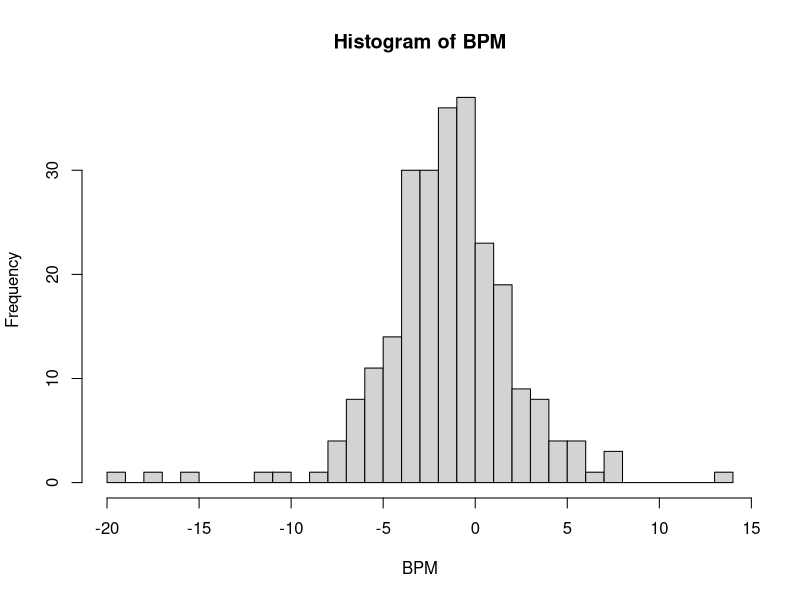
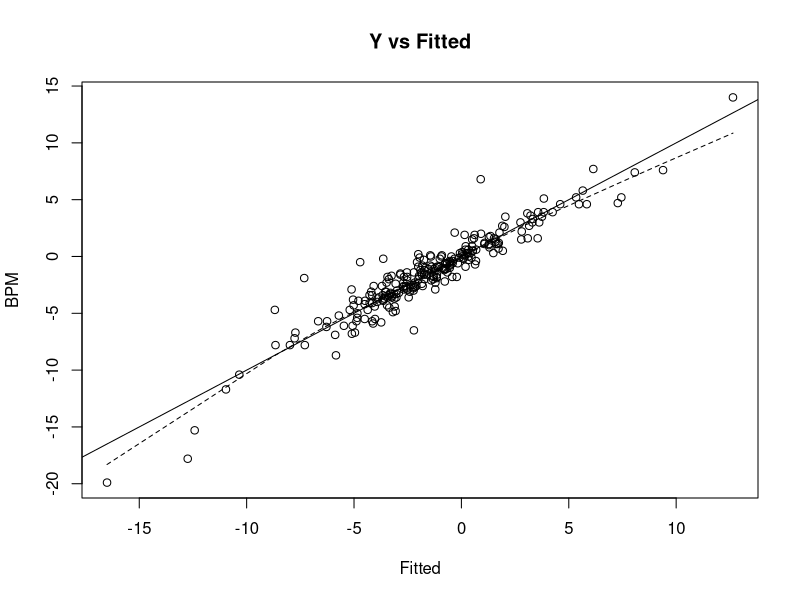
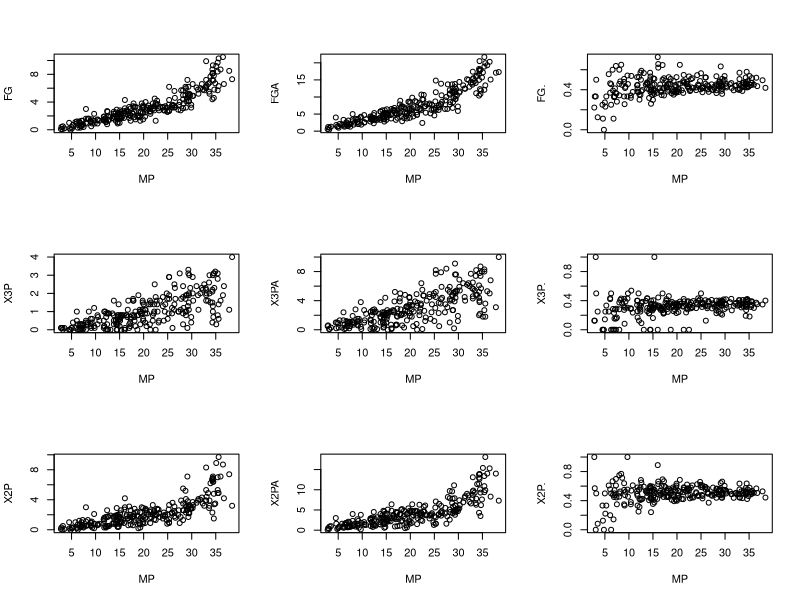
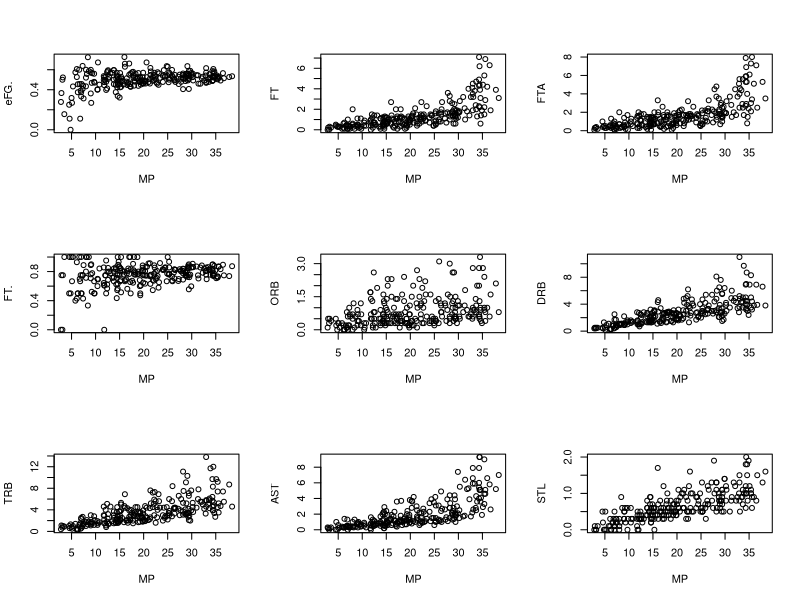
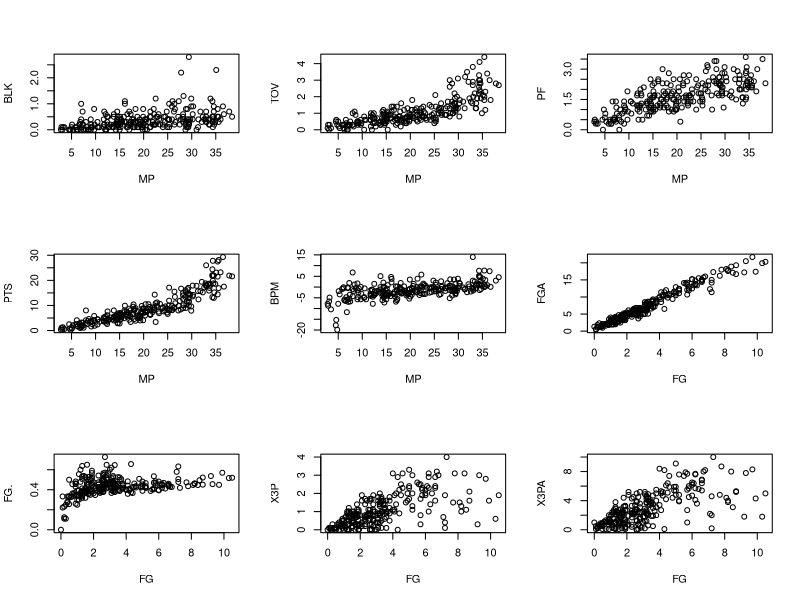
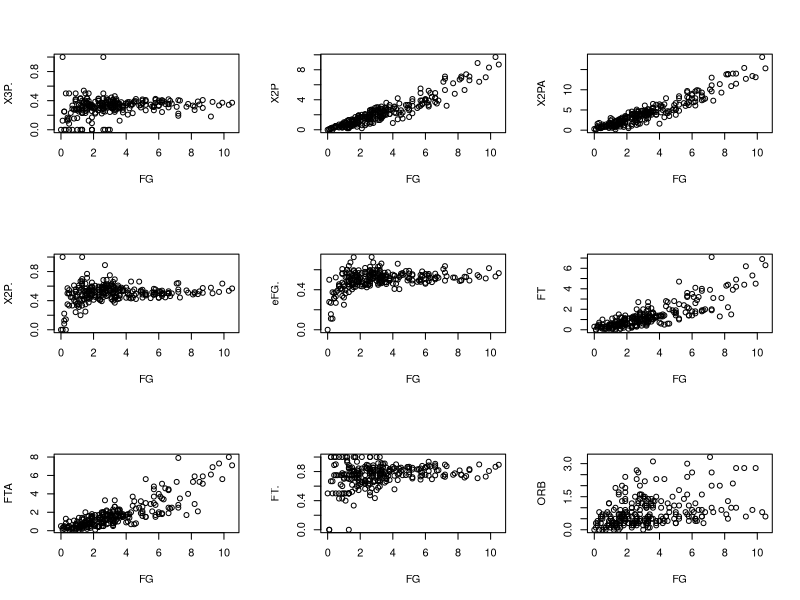
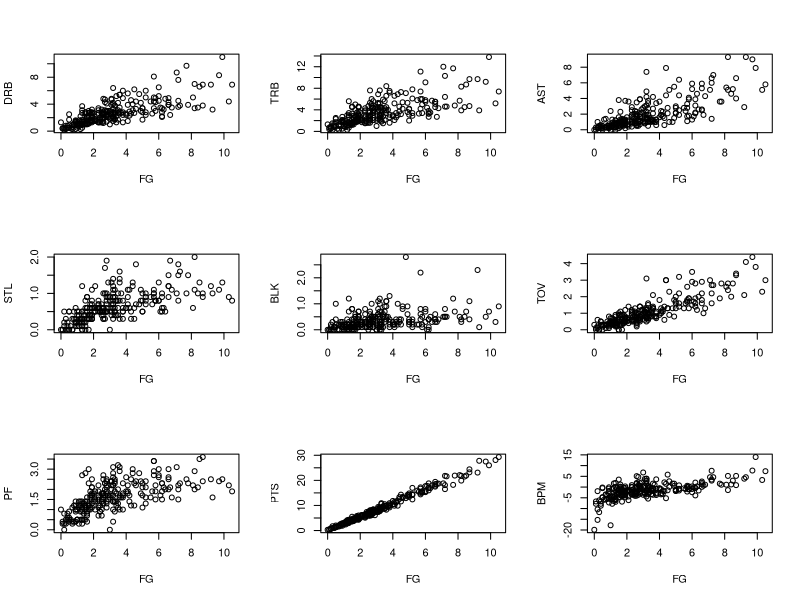
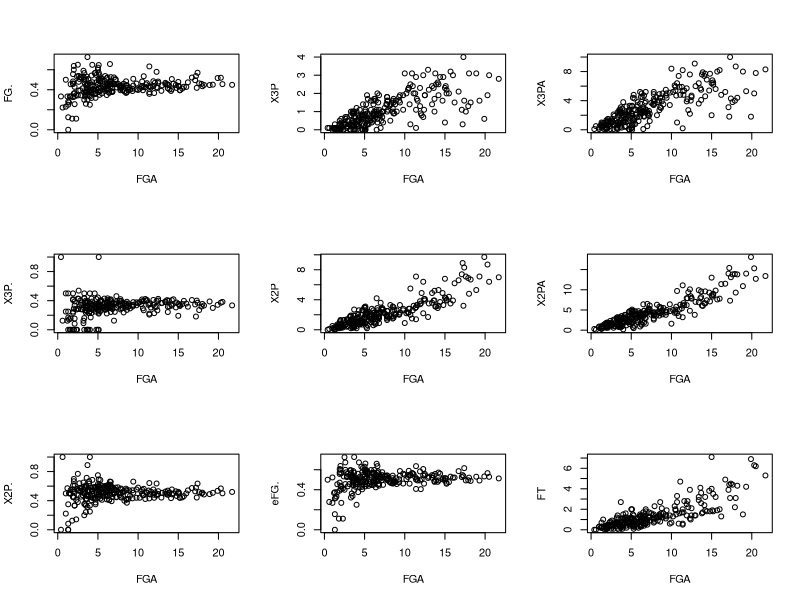

Write the R code that produced these figures, in order. (Note: this script raises an error after producing the figures.)
## ---- chunk 1
library(leaps)
library(car)
library(MASS)
## ---- chunk 2
data <- read.csv("player_data.csv")

#Give a more descriptive column name
names(data)[1] = "Rank"
data$Pos = as.factor(data$Pos)

#Remove all NA from the dataset
data = na.omit(data)

# create a 50/50 split in the data
set.seed(1)
train <- data[sample(1:nrow(data), 248, replace=F), ]
test <- data[which(!(data$Rank %in% train$Rank)),]

write.csv(train, "C:\\Users\\aryan\\Documents\\School\\UTM\\sta302\\Final Project\\Part 3\\training_data.csv", row.names = FALSE)

write.csv(test, "C:\\Users\\aryan\\Documents\\School\\UTM\\sta302\\Final Project\\Part 3\\testing_data.csv", row.names = FALSE)

train <- read.csv("training_data.csv")
test <- read.csv("testing_data.csv")

## ---- chunk 3
hist(train$BPM, breaks=30, main="Histogram of BPM",xlab="BPM")
## ---- chunk 4
#Summarizes the train and test dataset with mean and standard deviation (only includes numerical values)
mtr <- apply(train[,-c(1,2,3,5)], 2, mean, na.rm=TRUE)
sdtr <- apply(train[,-c(1,2,3,5)], 2, sd, na.rm=TRUE)

mtest <- apply(test[,-c(1,2,3,5)], 2,  mean, na.rm=TRUE)
sdtest <- apply(test[,-c(1,2,3,5)], 2, sd, na.rm=TRUE)

## ---- chunk 5

#Model with every predictor except Rank and Player
full <- lm(BPM ~ ., data=train[,-c(1,2)])
summary(full)

## ---- chunk 6
plot(train$BPM ~ fitted(full), main="Y vs Fitted", xlab="Fitted", ylab="BPM")
lines(lowess(train$BPM ~ fitted(full)), lty=2)
abline(a = 0, b = 1)
## ---- chunk 7
checked = c()
not_numeric = c(1,2,3,5)

par(mfrow=c(3,3))
for(i in 8:ncol(train)){
  for(j in 8:ncol(train)){
    if(j != i){
      if(!(j %in% checked) && !(i %in% not_numeric) && !(j %in% not_numeric)){
        plot(train[,i],train[,j], xlab=names(train)[i], ylab=names(train)[j])
      }
    }
  }
  checked = append(checked, i)
}
## ---- chunk 8
#temp_full only includes numeric values as the vif function does not like non-numeric variables
temp_full <- lm(BPM ~ ., data=train[,-c(1,2,3,5)])
summary(temp_full)

# check model assumptions
plot(rstandard(temp_full)~fitted(temp_full), xlab="fitted", ylab="Residuals")
par(mfrow=c(3,3))
for(i in c(4:30)){
  plot(rstandard(full)~train[,i], xlab=names(train)[i], ylab="Residuals")
}
qqnorm(rstandard(full))
qqline(rstandard(full))

## ---- chunk 9
vif(temp_full)
## ---- chunk 10
#Create a model with reduced multicolinearity
red_mc = train[,-c(1, 2, 9:13, 15, 16, 19, 20, 24)]
full2 = lm(BPM ~ ., data=red_mc)


#temp_data only includes numeric values as the vif function does not like non-numeric variables
temp_data = train[,-c(1:3, 5, 9:13, 15, 16, 19, 20, 24)]
temp_full2 = lm(BPM ~ ., data=temp_data)
summary(temp_full2)
## ---- chunk 11
vif(temp_full2)
## ---- chunk 12
plot(train$BPM ~ fitted(full2), main="Y vs Fitted", xlab="Fitted", ylab="BPM")
lines(lowess(train$BPM ~ fitted(full2)), lty=2)
abline(a = 0, b = 1)
## ---- chunk 13
checked = c()

not_numeric = c(1,2,3,5)

par(mfrow=c(3,3))
# check conditions for checking model assumptions
for(i in 1:ncol(red_mc)){
  for(j in 1:ncol(red_mc)){
    if(j != i){
      if(!(j %in% checked) && !(i %in% not_numeric) && !(j %in% not_numeric)){
        plot(red_mc[,i], red_mc[,j], xlab=names(red_mc)[i], ylab=names(red_mc)[j])
      }
    }
  }
  checked = append(checked, i)
}
## ---- chunk 14
# check model assumptions
plot(rstandard(full2)~fitted(full2), xlab="fitted", ylab="Residuals")
par(mfrow=c(2,2))
for(i in c(1:ncol(red_mc))){
  plot(rstandard(full2)~red_mc[,i], xlab=names(red_mc)[i], ylab="Residuals")
}
qqnorm(rstandard(full2))
qqline(rstandard(full2))
## ---- chunk 15
# using all predictors
#In order to reduce number of possible subsets I will not include indicator variables
n = ncol(red_mc)
best <- regsubsets(BPM ~ ., data=red_mc[,-c(1,3)], nbest=1, nvmax=n, really.big = TRUE)
summary(best)
# subsets(best, statistic = "adjr2")
## ---- chunk 16
#Pos & Tm are included in each model along with the information from summary(best)
mod1 = lm(BPM ~ MP + eFG. + DRB + AST + STL + BLK + TOV + PTS + Pos + Tm, data=red_mc)
mod2 = lm(BPM ~ MP + eFG. + FT. + DRB + AST + STL + BLK + TOV + PTS + Pos + Tm, data=red_mc)
mod3 = lm(BPM ~ MP + eFG. + FT. + DRB + AST + STL + BLK + TOV + PF + PTS + Pos + Tm, data=red_mc)
mod4 = lm(BPM ~ MP + eFG. + FT. + DRB + AST + STL + BLK + TOV + PF + PTS + Age + Pos + Tm, data=red_mc)

#Create temporary model so vif function works
temp_mod1 = lm(BPM ~ MP + eFG. + DRB + AST + STL + BLK + TOV + PTS, data=red_mc)
temp_mod2 = lm(BPM ~ MP + eFG. + FT. + DRB + AST + STL + BLK + TOV + PTS, data=red_mc)
temp_mod3 = lm(BPM ~ MP + eFG. + FT. + DRB + AST + STL + BLK + TOV + PF + PTS, data=red_mc)
temp_mod4 = lm(BPM ~ MP + eFG. + FT. + DRB + AST + STL + BLK + TOV + PF + PTS + Age, data=red_mc)

# check adjusted R^2 for mod1-3
summary(mod1)$adj.r.squared
summary(mod2)$adj.r.squared
summary(mod3)$adj.r.squared
summary(mod4)$adj.r.squared
## ---- chunk 17
plot(red_mc$BPM ~ fitted(mod3), main="Y vs Fitted", xlab="Fitted", ylab="BPM")
lines(lowess(red_mc$BPM ~ fitted(mod3)), lty=2)
abline(a = 0, b = 1)
## ---- chunk 18
red_mc.mod3 = red_mc[,c(1,3,6,9,10,12,13,14,15,16,17,18,19)]
checked = c()
not_numeric = c(1,2)

par(mfrow=c(3,3))
# check conditions for checking model assumptions
for(i in 1:ncol(red_mc.mod3)){
  for(j in 1:ncol(red_mc.mod3)){
    if(j != i){
      if(!(j %in% checked) && !(i %in% not_numeric) && !(j %in% not_numeric)){
        plot(red_mc.mod3[,i], red_mc.mod3[,j], xlab=names(red_mc.mod3)[i], ylab=names(red_mc.mod3)[j])
      }
    }
  }
  checked = append(checked, i)
}
## ---- chunk 19
plot(rstandard(mod3)~fitted(mod3), xlab="fitted", ylab="Residuals")
par(mfrow=c(2,2))
for(i in c(1:ncol(red_mc.mod3))){
  plot(rstandard(mod3)~red_mc.mod3[,i], xlab=names(red_mc.mod3)[i], ylab="Residuals")
}
qqnorm(rstandard(mod3))
qqline(rstandard(mod3))
## ---- chunk 20
stepAIC(lm(BPM ~ ., data=red_mc), direction="both", k=2)

## ---- chunk 21
stepAIC(lm(BPM ~ ., data=red_mc), direction="both", k=log(n))
## ---- chunk 22
modAIC = lm(BPM ~ Age + Tm + G + GS + MP + eFG. + FT. + ORB + DRB + AST + STL + BLK + TOV + PF + PTS, data = red_mc)

modBIC = lm(BPM ~ Age + G + GS + MP + eFG. + FT. + ORB + DRB + AST + STL + BLK + TOV + PF + PTS, data = red_mc)

summary(modAIC)$adj.r.squared
summary(modBIC)$adj.r.squared

## ---- chunk 23
plot(red_mc$BPM ~ fitted(modAIC), main="Y vs Fitted", xlab="Fitted", ylab="BPM")
lines(lowess(red_mc$BPM ~ fitted(modAIC)), lty=2)
abline(a = 0, b = 1)
## ---- chunk 24
red_mc.modAIC = red_mc[,c(2,3,4,5,6,9:19)]
checked = c()
not_numeric = c(2)

par(mfrow=c(3,3))
# check conditions for checking model assumptions
for(i in 1:ncol(red_mc.modAIC)){
  for(j in 1:ncol(red_mc.modAIC)){
    if(j != i){
      if(!(j %in% checked) && !(i %in% not_numeric) && !(j %in% not_numeric)){
        plot(red_mc.modAIC[,i], red_mc.modAIC[,j], xlab=names(red_mc.modAIC)[i], ylab=names(red_mc.modAIC)[j])
      }
    }
  }
  checked = append(checked, i)
}
## ---- chunk 25
plot(rstandard(modAIC)~fitted(modAIC), xlab="fitted", ylab="Residuals")
par(mfrow=c(2,2))
for(i in c(1:ncol(red_mc.modAIC))){
  plot(rstandard(modAIC)~red_mc.modAIC[,i], xlab=names(red_mc.modAIC)[i], ylab="Residuals")
}
qqnorm(rstandard(modAIC))
qqline(rstandard(modAIC))
## ---- chunk 26
# Summary of mod3 in training set
p1 <- length(coef(mod3))-1
n1 <- nrow(train)
vif1 <- max(vif(mod3))
D1 <- length(which(cooks.distance(mod3) > qf(0.5, p1+1, n1-p1-1)))
fits1 <- length(which(abs(dffits(mod3)) > 2*sqrt((p1+1)/n1)))
Hcut1 <- 2*((p1+1)/n1)
leverage1 = length(which(hatvalues(mod3) > Hcut1))
r1 <- rstandard(mod3)
outliers1 = length(which(r1 < -4 | r1 > 4))
adjR1 = summary(mod3)$adj.r.squared

coefs1 <- round(summary(mod3)$coefficients[,1], 3)
ses1 <- 2*round(summary(mod3)$coefficients[,2], 3)



# fit mod3 in test dataset
mod3.test <- lm(BPM ~ MP + eFG. + FT. + DRB + AST + STL + BLK + TOV + PF + PTS + Pos + Tm, data=test)

# Summary of mod3 in test set
tp1 <- length(coef(mod3.test))-1
tn1 <- nrow(test)
tvif1 <- max(vif(mod3.test))
tD1 <- length(which(cooks.distance(mod3.test) > qf(0.5, tp1 + 1, tn1 - tp1 - 1)))
tfits1 <- length(which(abs(dffits(mod3.test)) > 2*sqrt((tp1 + 1)/tn1)))
tHcut1 <- 2*((tp1+1)/tn1)
tleverage1 = length(which(hatvalues(mod3.test) > tHcut1))
tr1 <- rstandard(mod3.test)
toutliers1 = length(which(tr1 < -4 | tr1 > 4))
tadjR1 = summary(mod3.test)$adj.r.squared

tcoefs1 <- round(summary(mod3.test)$coefficients[,1], 3)
tses1 <- 2*round(summary(mod3.test)$coefficients[,2], 3)



# Summary of modAIC in training set
p2 <- length(coef(modAIC))-1
n2 <- nrow(train)
vif2 <- max(vif(modAIC))
D2 <- length(which(cooks.distance(modAIC) > qf(0.5, p2 + 1, n2 - p2 - 1)))
fits2 <- length(which(abs(dffits(modAIC)) > 2*sqrt((p2 + 1)/n2)))
Hcut2 <- 2*((p2+1)/n2)
leverage2 = length(which(hatvalues(modAIC) > Hcut2))
r2 <- rstandard(modAIC)
outliers2 = length(which(r2 < -4 | r2 > 4))
adjR2 = summary(modAIC)$adj.r.squared

coefs2 <- round(summary(modAIC)$coefficients[,1], 3)
ses2 <- 2*round(summary(modAIC)$coefficients[,2], 3)



# fit modAIC in test set
modAIC.test <- lm(BPM ~ Age + Tm + G + GS + MP + eFG. + FT. + ORB + DRB + AST + STL + BLK + TOV + PF + PTS, data = test)

# Summary of modAIC in test set
tp2 <- length(coef(modAIC.test))-1
tn2 <- nrow(test)
tvif2 <- max(vif(modAIC.test))
tD2 <- length(which(cooks.distance(modAIC.test) > qf(0.5, tp2 + 1, tn2 - tp2 - 1)))
tfits2 <- length(which(abs(dffits(modAIC.test)) > 2*sqrt((tp2 + 1)/tn2)))
tHcut2 <- 2*((tp2+1)/tn2)
tleverage2 = length(which(hatvalues(modAIC.test) > tHcut2))
tr2 <- rstandard(modAIC.test)
toutliers2 = length(which(tr2 < -4 | tr2 > 4))
tadjR2 = summary(modAIC.test)$adj.r.squared

tcoefs2 <- round(summary(modAIC.test)$coefficients[,1], 3)
tses2 <- 2*round(summary(modAIC.test)$coefficients[,2], 3)


## ---- chunk 27
plot(test$BPM ~ fitted(mod3.test), main="Y vs Fitted", xlab="Fitted", ylab="BPM")
lines(lowess(test$BPM ~ fitted(mod3.test)), lty=2)
abline(a = 0, b = 1)
## ---- chunk 28
red_mc.mod3.test = test[,c(3,5,8,18, 21, 23, 25, 26, 27, 28, 29, 30, 31)]
checked = c()
not_numeric = c(1,2)

par(mfrow=c(3,3))
# check conditions for checking model assumptions
for(i in 1:ncol(red_mc.mod3.test)){
  for(j in 1:ncol(red_mc.mod3.test)){
    if(j != i){
      if(!(j %in% checked) && !(i %in% not_numeric) && !(j %in% not_numeric)){
        plot(red_mc.mod3.test[,i], red_mc.mod3.test[,j], xlab=names(red_mc.mod3.test)[i], ylab=names(red_mc.mod3.test)[j])
      }
    }
  }
  checked = append(checked, i)
}
## ---- chunk 29
plot(rstandard(mod3.test)~fitted(mod3.test), xlab="fitted", ylab="Residuals")
par(mfrow=c(2,2))
for(i in c(1:ncol(red_mc.mod3.test))){
  plot(rstandard(mod3.test)~red_mc.mod3.test[,i], xlab=names(red_mc.mod3.test)[i], ylab="Residuals")
}
qqnorm(rstandard(mod3.test))
qqline(rstandard(mod3.test))
## ---- chunk 30
plot(test$BPM ~ fitted(modAIC.test), main="Y vs Fitted", xlab="Fitted", ylab="BPM")
lines(lowess(test$BPM ~ fitted(modAIC.test)), lty=2)
abline(a = 0, b = 1)
## ---- chunk 31
#Check Condition 2 for mod3 in test dataset
red_mc.modAIC.test = test[,c(4,5,6,7,8,18,21,22,23,25,26,27,28,29,30,31)]
checked = c()
not_numeric = c(2)

par(mfrow=c(3,3))
# check conditions for checking model assumptions
for(i in 1:ncol(red_mc.modAIC.test)){
  for(j in 1:ncol(red_mc.modAIC.test)){
    if(j != i){
      if(!(j %in% checked) && !(i %in% not_numeric) && !(j %in% not_numeric)){
        plot(red_mc.modAIC.test[,i], red_mc.modAIC.test[,j], xlab=names(red_mc.modAIC.test)[i], ylab=names(red_mc.modAIC.test)[j])
      }
    }
  }
  checked = append(checked, i)
}
## ---- chunk 32
plot(rstandard(modAIC.test)~fitted(modAIC.test), xlab="fitted", ylab="Residuals")
par(mfrow=c(2,2))
for(i in c(1:ncol(red_mc.modAIC.test))){
  plot(rstandard(modAIC.test)~red_mc.modAIC.test[,i], xlab=names(red_mc.modAIC.test)[i], ylab="Residuals")
}
qqnorm(rstandard(modAIC.test))
qqline(rstandard(modAIC.test))
